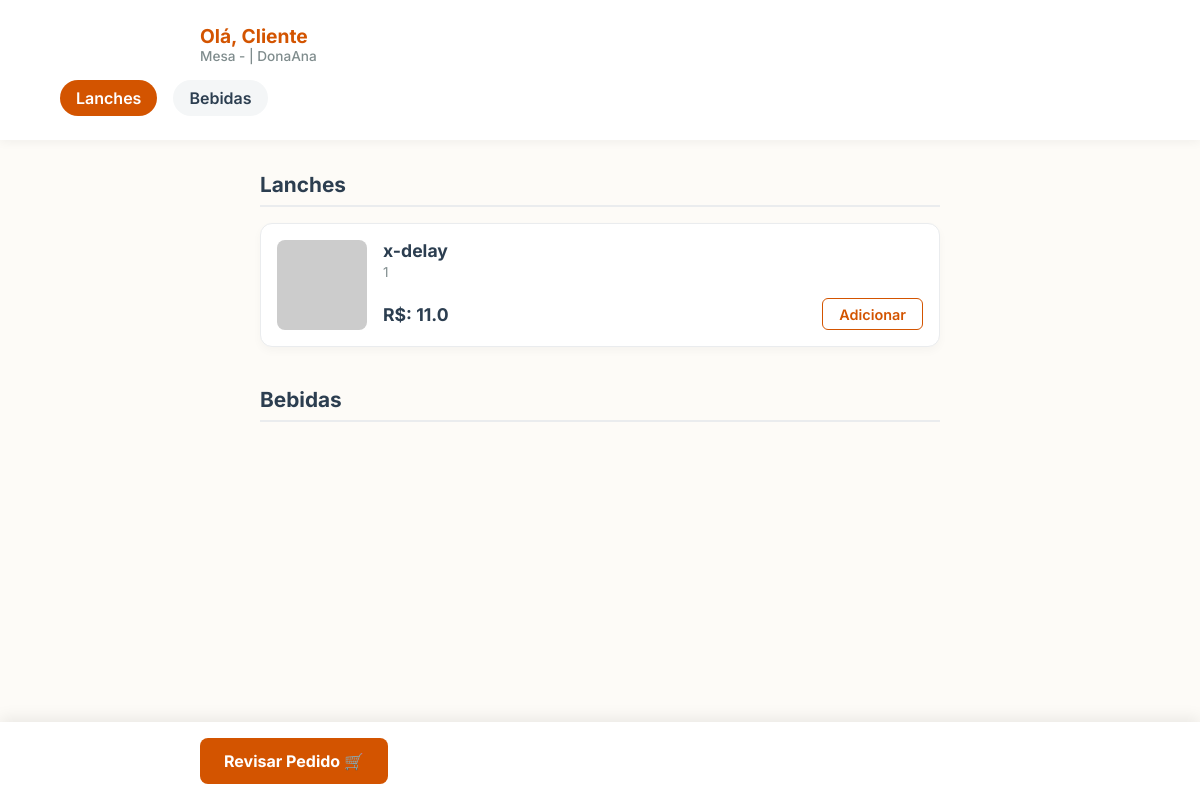
Page /fazerpedidos on the earlier database version.
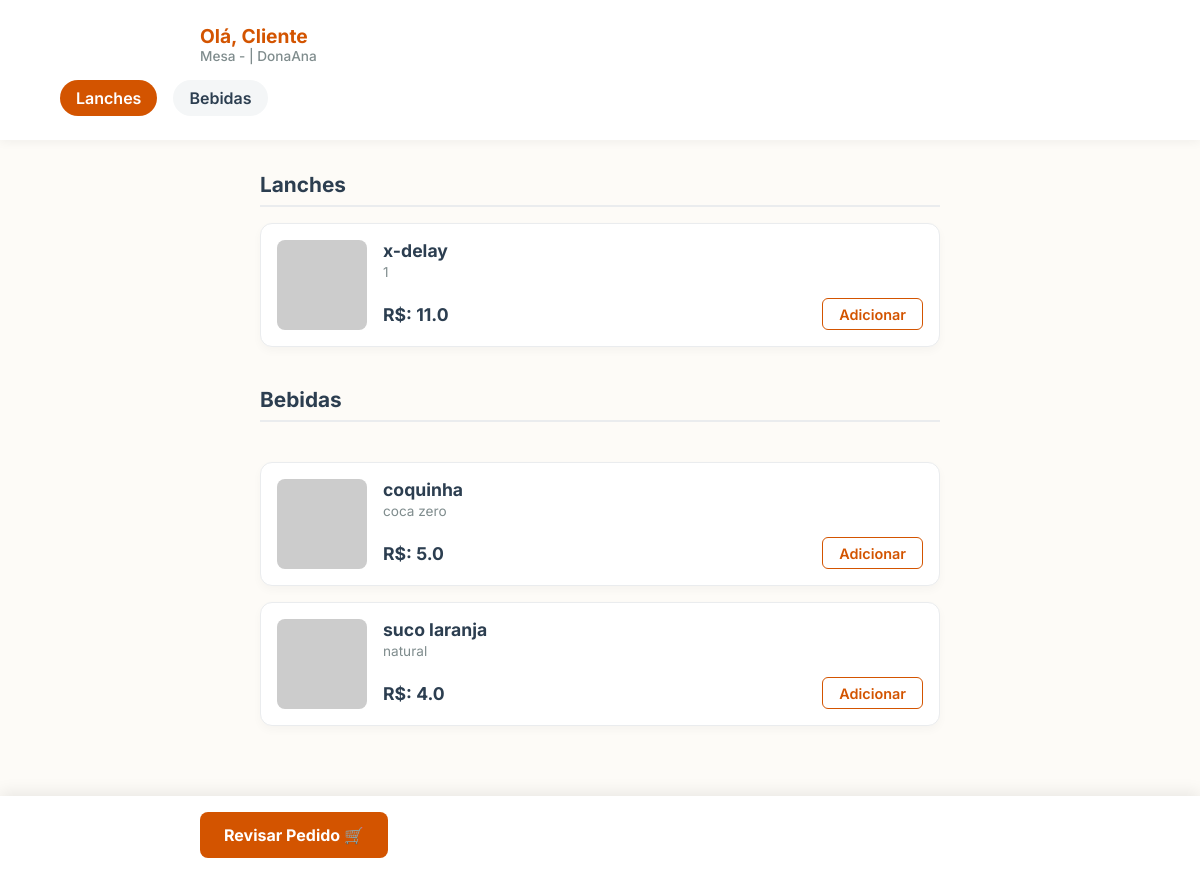
Same page on the later database version.
### tables this page shows
CREATE TABLE CARDAPIO(
    id INTEGER PRIMARY KEY AUTOINCREMENT,
    produto varchar(255),
    preco  REAL(10,2),
    descricao varchar(255),
    categoria varchar(50),
    pastaimagem varchar(255),
    nomeimagem varchar(255)                  
                            );

### app.py (the view)
@app.route("/fazerpedidos")
def fazerpedidos():
    cardapio = banco.execute_query('select * from cardapio')
    return render_template('fazerpedido.html',dados=cardapio)

### app.py (called while the page is built)
@app.teardown_appcontext
def close_connection(exception):
    db_conn = g.pop('db',None)
    if db_conn is not None:
        db_conn.close()
        print("CONEXÃO ENCERRADA COM SUCESSO!!")

### models/database.py (called while the page is built)
    def get_conn(self):
        if "db" not in g:
            g.db = sqlite3.connect(self.caminhoBanco)
            g.db.row_factory=sqlite3.Row
        return g.db

    def execute_query(self,sql,*params):
        conn = self.get_conn()
        cursor= conn.cursor()
        cursor.execute(sql,params)
        return cursor.fetchall()

### templates/fazerpedido.html (shortened to what this page needs)
<!DOCTYPE html>
<html lang="pt-BR">
<head>
</head>
<body>
    <header>
        <div class="header-content">
            <div class="user-info">
                <h2>Olá, Cliente</h2>
                <p>Mesa {{ session['idcomanda'] }} - {{ session['comanda']  }} | DonaAna</p>
            </div>
        </div>
        <div class="category-nav">
            <a href="#lanches" class="cat-btn active">Lanches</a>
            <a href="#bebidas" class="cat-btn">Bebidas</a>
        </div>
    </header>
    <main>
        <section id="lanches" class="category-section">
            <h3>Lanches</h3>
            {% for d in dados %}
            {% if d['categoria'] == "lanches" %}
            <div class="product-card">
                <img src="https://placehold.co/200x200/EAECEE/7F8C8D?text=X-Bacon" alt="X-Bacon" class="product-img">
                <div class="product-info">
                    <h4>{{ d['produto'] }}</h4>
                    <p>{{ d['descricao'] }}</p>
                    <div class="price-row">
                        <span class="price">R$: {{ d['preco'] }}</span>
                       <a href=" {{ url_for('adicionarpedido',idproduto=d['id']) }} ">  <button class="btn-adicionar" >Adicionar</button></a>
                    </div>
                </div>
            </div>
            {% endif %}
        </section>
        {% endfor %}
            <section id="Bebidas" class="category-section">
            <h3>Bebidas</h3>
            {% for d in dados %}
            {% if  d['categoria']  == "bebidas" %}
                            <div class="product-card">
                                <img src="https://placehold.co/200x200/EAECEE/7F8C8D?text=Bebida" alt="X-Bacon" class="product-img">
                            <div class="product-info">
                                <h4>{{ d['produto'] }}</h4>
                                <p>{{ d['descricao'] }}</p>
                                <div class="price-row">
                                    <span class="price">R$: {{ d['preco'] }}</span>
                                <a href=" {{ url_for('adicionarpedido',idproduto=d['id']) }}"> <button class="btn-adicionar">Adicionar</button>
                                </a>
                                </div>
                            </div>
                            </div>
            {% endif %}
        </section>
        {% endfor %}
    </main>
    <form id="form-pedido" action="/revisarpedido" >
        <div class="cart-bar" id="cart-bar">
            <div class="cart-content">
                <button type="submit" class="btn-finalizar">Revisar Pedido 🛒</button>
            </div>
        </div>
    </form>
</body>
</html>

### templates/fazerpedido.html (style rules this page uses)
:root { --primary-color: #D35400; --primary-hover: #B04600; --bg-color: #FDFBF7; --card-bg: #FFFFFF; --text-main: #2C3E50; --text-muted: #7F8C8D; --border-color: #EAECEE; --success-color: #27AE60; }
* { margin: 0; padding: 0; box-sizing: border-box; font-family: 'Inter', sans-serif; }
body { background-color: var(--bg-color); color: var(--text-main); padding-bottom: 100px; }
header { background-color: var(--card-bg); padding: 1.5rem 5%; box-shadow: 0 2px 10px rgba(0,0,0,0.05); position: sticky; top: 0; z-index: 100; }
.header-content { display: flex; justify-content: space-between; align-items: center; max-width: 800px; margin: 0 auto; }
.user-info h2 { font-size: 1.2rem; color: var(--primary-color); }
.user-info p { font-size: 0.85rem; color: var(--text-muted); font-weight: 500; }
.category-nav { display: flex; gap: 1rem; overflow-x: auto; padding: 1rem 0 0 0; scrollbar-width: none; }
.cat-btn { background: #F4F6F7; border: none; padding: 0.5rem 1rem; border-radius: 50px; font-weight: 600; color: var(--text-main); white-space: nowrap; text-decoration: none; transition: all 0.2s; }
.cat-btn.active, .cat-btn:hover { background: var(--primary-color); color: white; }
main { max-width: 800px; margin: 0 auto; padding: 2rem 5%; }
.category-section { margin-bottom: 2.5rem; }
.category-section h3 { font-size: 1.3rem; margin-bottom: 1rem; padding-bottom: 0.5rem; border-bottom: 2px solid var(--border-color); }
.product-card { display: flex; background: var(--card-bg); border-radius: 12px; padding: 1rem; margin-bottom: 1rem; box-shadow: 0 4px 10px rgba(0,0,0,0.03); gap: 1rem; border: 1px solid var(--border-color); }
.product-img { width: 90px; height: 90px; border-radius: 8px; object-fit: cover; }
.product-info { flex: 1; display: flex; flex-direction: column; justify-content: center; }
.product-info h4 { font-size: 1.1rem; margin-bottom: 0.2rem; }
.product-info p { font-size: 0.85rem; color: var(--text-muted); margin-bottom: 0.5rem; display: -webkit-box; -webkit-line-clamp: 2; -webkit-box-orient: vertical; overflow: hidden; }
.price-row { display: flex; justify-content: space-between; align-items: center; margin-top: auto; }
.price { font-weight: 700; color: var(--text-main); font-size: 1.1rem; }
.btn-adicionar { background: white; color: var(--primary-color); border: 1px solid var(--primary-color); padding: 0.4rem 1rem; border-radius: 6px; font-weight: 600; font-size: 0.9rem; cursor: pointer; transition: all 0.2s; }
.cart-bar { position: fixed; bottom: 0; left: 0; width: 100%; background: var(--card-bg); box-shadow: 0 -4px 15px rgba(0,0,0,0.08); padding: 1rem 5%; display: block; z-index: 200; }
.cart-content { max-width: 800px; margin: 0 auto; display: flex; justify-content: space-between; align-items: center; }
.btn-finalizar { background: var(--primary-color); color: white; border: none; padding: 0.8rem 1.5rem; border-radius: 8px; font-weight: 700; font-size: 1rem; cursor: pointer; transition: background 0.3s; }

Differences in the rows shown:
added CARDAPIO: produto "coquinha", descricao "coca zero", preco "5.0", shown under "Bebidas"
added CARDAPIO: produto "suco laranja", descricao "natural", preco "4.0", shown under "Bebidas"
